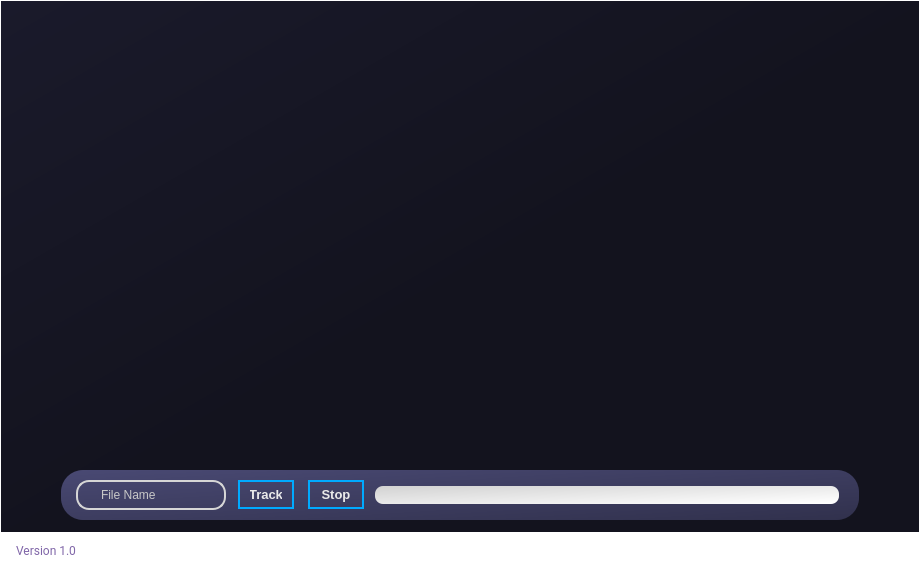
                 <widget class="QWidget" name="main_body_container" native="true">
                  <property name="sizePolicy">
                   <sizepolicy hsizetype="Expanding" vsizetype="Preferred">
                    <horstretch>0</horstretch>
                    <verstretch>0</verstretch>
                   </sizepolicy>
                  </property>
                  <property name="styleSheet">
                   <string notr="true">background-color:transparent;</string>
                  </property>
                  <layout class="QVBoxLayout" name="verticalLayout">
                   <property name="spacing">
                    <number>0</number>
                   </property>
                   <property name="leftMargin">
                    <number>0</number>
                   </property>
                   <property name="topMargin">
                    <number>0</number>
                   </property>
                   <property name="rightMargin">
                    <number>0</number>
                   </property>
                   <property name="bottomMargin">
                    <number>0</number>
                   </property>
                   <item>
                    <widget class="QFrame" name="frame_3">
                     <property name="frameShape">
                      <enum>QFrame::StyledPanel</enum>
                     </property>
                     <property name="frameShadow">
                      <enum>QFrame::Raised</enum>
                     </property>
                     <layout class="QHBoxLayout" name="horizontalLayout_15">
                      <property name="spacing">
                       <number>0</number>
                      </property>
                      <property name="leftMargin">
                       <number>0</number>
                      </property>
                      <property name="topMargin">
                       <number>0</number>
                      </property>
                      <property name="rightMargin">
                       <number>0</number>
                      </property>
                      <property name="bottomMargin">
                       <number>8</number>
                      </property>
                      <item>
                       <widget class="QWidget" name="map_container" native="true">
                        <property name="sizePolicy">
                         <sizepolicy hsizetype="Expanding" vsizetype="Expanding">
                          <horstretch>0</horstretch>
                          <verstretch>0</verstretch>
                         </sizepolicy>
                        </property>
                        <property name="minimumSize">
                         <size>
                          <width>0</width>
                          <height>0</height>
                         </size>
                        </property>
                        <property name="maximumSize">
                         <size>
                          <width>16777215</width>
                          <height>16777215</height>
                         </size>
                        </property>
                        <property name="styleSheet">
                         <string notr="true">QWidget #map_container{
background-color: qlineargradient(spread:pad, x1:0, y1:0, x2:1, y2:1, stop:0 rgba(26, 26, 43, 255), stop:0.521368 rgba(19, 19, 30, 255));
}</string>
                        </property>
                        <layout class="QVBoxLayout" name="verticalLayout_5" stretch="0,0">
                         <property name="spacing">
                          <number>0</number>
                         </property>
                         <property name="leftMargin">
                          <number>0</number>
                         </property>
                         <property name="topMargin">
                          <number>0</number>
                         </property>
                         <property name="rightMargin">
                          <number>0</number>
                         </property>
                         <property name="bottomMargin">
                          <number>8</number>
                         </property>
                         <item>
                          <widget class="QWidget" name="video_widget" native="true">
                           <property name="sizePolicy">
                            <sizepolicy hsizetype="Expanding" vsizetype="Expanding">
                             <horstretch>0</horstretch>
                             <verstretch>0</verstretch>
                            </sizepolicy>
                           </property>
                           <property name="minimumSize">
                            <size>
                             <width>918</width>
                             <height>468</height>
                            </size>
                           </property>
                           <property name="styleSheet">
                            <string notr="true"/>
                           </property>
                           <layout class="QVBoxLayout" name="verticalLayout_6">
                            <property name="bottomMargin">
                             <number>10</number>
                            </property>
                            <item>
                             <widget class="QLabel" name="video_label">
                              <property name="sizePolicy">
                               <sizepolicy hsizetype="Expanding" vsizetype="Expanding">
                                <horstretch>0</horstretch>
                                <verstretch>0</verstretch>
                               </sizepolicy>
                              </property>
                              <property name="minimumSize">
                               <size>
                                <width>900</width>
                                <height>450</height>
                               </size>
                              </property>
                              <property name="styleSheet">
                               <string notr="true"/>
                              </property>
                              <property name="text">
                               <string/>
                              </property>
                              <property name="wordWrap">
                               <bool>false</bool>
                              </property>
                             </widget>
                            </item>
                           </layout>
                          </widget>
                         </item>
                         <item alignment="Qt::AlignVCenter">
                          <widget class="QWidget" name="widget_2" native="true">
                           <property name="sizePolicy">
                            <sizepolicy hsizetype="Expanding" vsizetype="Preferred">
                             <horstretch>0</horstretch>
                             <verstretch>0</verstretch>
                            </sizepolicy>
                           </property>
                           <property name="minimumSize">
                            <size>
                             <width>0</width>
                             <height>0</height>
                            </size>
                           </property>
                           <property name="styleSheet">
                            <string notr="true"/>
                           </property>
                           <layout class="QHBoxLayout" name="horizontalLayout_14" stretch="8">
                            <property name="spacing">
                             <number>0</number>
                            </property>
                            <property name="leftMargin">
                             <number>60</number>
                            </property>
                            <property name="topMargin">
                             <number>0</number>
                            </property>
                            <property name="rightMargin">
                             <number>60</number>
                            </property>
                            <property name="bottomMargin">
                             <number>4</number>
                            </property>
                            <item alignment="Qt::AlignVCenter">
                             <widget class="QFrame" name="frame_4">
                              <property name="sizePolicy">
                               <sizepolicy hsizetype="Expanding" vsizetype="Preferred">
                                <horstretch>0</horstretch>
                                <verstretch>0</verstretch>
                               </sizepolicy>
                              </property>
                              <property name="minimumSize">
                               <size>
                                <width>0</width>
                                <height>0</height>
                               </size>
                              </property>
                              <property name="maximumSize">
                               <size>
                                <width>16777215</width>
                                <height>16777215</height>
                               </size>
                              </property>
                              <property name="styleSheet">
                               <string notr="true">QFrame #frame_4{
background-color: qlineargradient(spread:pad, x1:0, y1:0, x2:1, y2:1, stop:0 rgba(73, 73, 115, 255), stop:0.991368 rgba(49, 49, 77, 255));
border-radius: 22px;
}

</string>
                              </property>
                              <property name="frameShape">
                               <enum>QFrame::StyledPanel</enum>
                              </property>
                              <property name="frameShadow">
                               <enum>QFrame::Raised</enum>
                              </property>
                              <layout class="QHBoxLayout" name="horizontalLayout_5" stretch="1,1,6">
                               <property name="spacing">
                                <number>4</number>
                               </property>
                               <property name="leftMargin">
                                <number>5</number>
                               </property>
                               <property name="topMargin">
                                <number>0</number>
                               </property>
                               <property name="rightMargin">
                                <number>20</number>
                               </property>
                               <property name="bottomMargin">
                                <number>0</number>
                               </property>
                               <item>
                                <widget class="QFrame" name="frame_6">
                                 <property name="styleSheet">
                                  <string notr="true"/>
                                 </property>
                                 <property name="frameShape">
                                  <enum>QFrame::StyledPanel</enum>
                                 </property>
                                 <property name="frameShadow">
                                  <enum>QFrame::Raised</enum>
                                 </property>
                                 <layout class="QHBoxLayout" name="horizontalLayout_6">
                                  <property name="rightMargin">
                                   <number>0</number>
                                  </property>
                                  <item alignment="Qt::AlignVCenter">
                                   <widget class="QFrame" name="frame_14">
                                    <property name="minimumSize">
                                     <size>
                                      <width>150</width>
                                      <height>30</height>
                                     </size>
                                    </property>
                                    <property name="styleSheet">
                                     <string notr="true">QFrame #frame_14 {
border: 2px solid; 
	border-color: rgb(214, 214, 214);
border-radius:13px;
}</string>
                                    </property>
                                    <property name="frameShape">
                                     <enum>QFrame::StyledPanel</enum>
                                    </property>
                                    <property name="frameShadow">
                                     <enum>QFrame::Raised</enum>
                                    </property>
                                    <layout class="QHBoxLayout" name="horizontalLayout_8">
                                     <property name="topMargin">
                                      <number>4</number>
                                     </property>
                                     <property name="bottomMargin">
                                      <number>4</number>
                                     </property>
                                     <item>
                                      <widget class="QLabel" name="file_name_label">
                                       <property name="minimumSize">
                                        <size>
                                         <width>100</width>
                                         <height>0</height>
                                        </size>
                                       </property>
                                       <property name="maximumSize">
                                        <size>
                                         <width>100</width>
                                         <height>16777215</height>
                                        </size>
                                       </property>
                                       <property name="text">
                                        <string>&lt;html&gt;&lt;head/&gt;&lt;body&gt;&lt;p&gt;&lt;span style=&quot; color:#c8c8c8;&quot;&gt;File Name&lt;/span&gt;&lt;/p&gt;&lt;/body&gt;&lt;/html&gt;</string>
                                       </property>
                                       <property name="wordWrap">
                                        <bool>false</bool>
                                       </property>
                                      </widget>
                                     </item>
                                    </layout>
                                   </widget>
                                  </item>
                                 </layout>
                                </widget>
                               </item>
                               <item alignment="Qt::AlignVCenter">
                                <widget class="QFrame" name="frame_7">
                                 <property name="minimumSize">
                                  <size>
                                   <width>140</width>
                                   <height>0</height>
                                  </size>
                                 </property>
                                 <property name="styleSheet">
                                  <string notr="true">QPushButton{
text-align:center;
padding: 5px 5px;
border-radius: 5px;
}

QPushButton:hover {
    background-color:  #4b4b77;
}

QPushButton:pressed {	
   
	background-color:  #58588d;
    color: rgb(255, 255, 255);
}</string>
                                 </property>
                                 <property name="frameShape">
                                  <enum>QFrame::StyledPanel</enum>
                                 </property>
                                 <property name="frameShadow">
                                  <enum>QFrame::Raised</enum>
                                 </property>
                                 <layout class="QHBoxLayout" name="horizontalLayout_12">
                                  <property name="spacing">
                                   <number>0</number>
                                  </property>
                                  <property name="leftMargin">
                                   <number>0</number>
                                  </property>
                                  <property name="topMargin">
                                   <number>0</number>
                                  </property>
                                  <property name="rightMargin">
                                   <number>0</number>
                                  </property>
                                  <property name="bottomMargin">
                                   <number>0</number>
                                  </property>
                                  <item alignment="Qt::AlignHCenter">
                                   <widget class="QFrame" name="frame_13">
                                    <property name="minimumSize">
                                     <size>
                                      <width>0</width>
                                      <height>0</height>
                                     </size>
                                    </property>
                                    <property name="frameShape">
                                     <enum>QFrame::StyledPanel</enum>
                                    </property>
                                    <property name="frameShadow">
                                     <enum>QFrame::Raised</enum>
                                    </property>
                                    <layout class="QHBoxLayout" name="horizontalLayout_7">
                                     <property name="spacing">
                                      <number>12</number>
                                     </property>
                                     <property name="leftMargin">
                                      <number>4</number>
                                     </property>
                                     <property name="topMargin">
                                      <number>0</number>
                                     </property>
                                     <property name="rightMargin">
                                      <number>4</number>
                                     </property>
                                     <property name="bottomMargin">
                                      <number>0</number>
                                     </property>
                                     <item alignment="Qt::AlignHCenter">
                                      <widget class="QFrame" name="frame_11">
                                       <property name="frameShape">
                                        <enum>QFrame::StyledPanel</enum>
                                       </property>
                                       <property name="frameShadow">
                                        <enum>QFrame::Raised</enum>
                                       </property>
                                       <layout class="QVBoxLayout" name="verticalLayout_11">
                                        <property name="spacing">
                                         <number>0</number>
                                        </property>
                                        <property name="leftMargin">
                                         <number>0</number>
                                        </property>
                                        <property name="topMargin">
                                         <number>0</number>
                                        </property>
                                        <property name="rightMargin">
                                         <number>0</number>
                                        </property>
                                        <property name="bottomMargin">
                                         <number>0</number>
                                        </property>
                                        <item>
                                         <widget class="QPushButton" name="play_btn">
                                          <property name="font">
                                           <font>
                                            <pointsize>10</pointsize>
                                            <bold>true</bold>
                                           </font>
                                          </property>
                                          <property name="styleSheet">
                                           <string notr="true">border-radius: 15px;
border: 2px solid; 
border-color:rgb(83, 89, 98);
border-color: rgb(0, 170, 255);
padding: 5px 10px;
color: #eaeaea;</string>
                                          </property>
                                          <property name="text">
                                           <string>Track</string>
                                          </property>
                                          <property name="iconSize">
                                           <size>
                                            <width>20</width>
                                            <height>20</height>
                                           </size>
                                          </property>
                                         </widget>
                                        </item>
                                       </layout>
                                      </widget>
                                     </item>
                                     <item alignment="Qt::AlignHCenter">
                                      <widget class="QFrame" name="frame_12">
                                       <property name="frameShape">
                                        <enum>QFrame::StyledPanel</enum>
                                       </property>
                                       <property name="frameShadow">
                                        <enum>QFrame::Raised</enum>
                                       </property>
                                       <layout class="QVBoxLayout" name="verticalLayout_12">
                                        <property name="spacing">
                                         <number>0</number>
                                        </property>
                                        <property name="leftMargin">
                                         <number>0</number>
                                        </property>
                                        <property name="topMargin">
                                         <number>0</number>
                                        </property>
                                        <property name="rightMargin">
                                         <number>0</number>
                                        </property>
                                        <property name="bottomMargin">
                                         <number>0</number>
                                        </property>
                                        <item>
                                         <widget class="QPushButton" name="stop_btn">
                                          <property name="font">
                                           <font>
                                            <pointsize>10</pointsize>
                                            <bold>true</bold>
                                           </font>
                                          </property>
                                          <property name="styleSheet">
                                           <string notr="true">border-radius: 15px;
border: 2px solid; 
border-color:rgb(83, 89, 98);
border-color: rgb(0, 170, 255);
padding: 5px 12px;
color: #eaeaea;</string>
                                          </property>
                                          <property name="text">
                                           <string>Stop</string>
                                          </property>
                                          <property name="iconSize">
                                           <size>
                                            <width>20</width>
                                            <height>20</height>
                                           </size>
                                          </property>
                                         </widget>
                                        </item>
                                       </layout>
                                      </widget>
                                     </item>
                                    </layout>
                                   </widget>
                                  </item>
                                 </layout>
                                </widget>
                               </item>
                               <item alignment="Qt::AlignVCenter">
                                <widget class="QProgressBar" name="progress_bar">
                                 <property name="minimumSize">
                                  <size>
                                   <width>0</width>
                                   <height>18</height>
                                  </size>
                                 </property>
                                 <property name="maximumSize">
                                  <size>
                                   <width>16777215</width>
                                   <height>10</height>
                                  </size>
                                 </property>
                                 <property name="styleSheet">
                                  <string notr="true">QProgressBar
{
padding: 3px 5px;
background-color: qlineargradient(spread:pad, x2:1, y1:0, x1:0, y2:1, stop:0 rgba(210, 210, 210, 255), stop:0.971368 rgba(255, 255, 255, 255));

border-radius: 8px;
color: transparent;
}
QProgressBar::chunk 
{
background-color: qlineargradient(spread:pad, x2:1, y1:0, x1:0, y2:1, stop:0 rgba(138, 85, 244, 255), stop:0.571368 rgba(170, 170, 255, 255));
border-radius : 2px;
} </string>
                                 </property>
                                 <property name="value">
                                  <number>0</number>
                                 </property>
                                 <property name="textVisible">
                                  <bool>true</bool>
                                 </property>
                                </widget>
                               </item>
                              </layout>
                             </widget>
                            </item>
                           </layout>
                          </widget>
                         </item>
                        </layout>
                       </widget>
                      </item>
                     </layout>
                    </widget>
                   </item>
                   <item>
                    <widget class="QFrame" name="credits_bar">
                     <property name="maximumSize">
                      <size>
                       <width>16777215</width>
                       <height>20</height>
                      </size>
                     </property>
                     <property name="styleSheet">
                      <string notr="true">background-color: transparent;</string>
                     </property>
                     <property name="frameShape">
                      <enum>QFrame::NoFrame</enum>
                     </property>
                     <property name="frameShadow">
                      <enum>QFrame::Raised</enum>
                     </property>
                     <layout class="QHBoxLayout" name="horizontalLayout_17">
                      <property name="spacing">
                       <number>0</number>
                      </property>
                      <property name="leftMargin">
                       <number>0</number>
                      </property>
                      <property name="topMargin">
                       <number>0</number>
                      </property>
                      <property name="rightMargin">
                       <number>0</number>
                      </property>
                      <property name="bottomMargin">
                       <number>0</number>
                      </property>
                      <item>
                       <widget class="QFrame" name="credits_bar_2">
                        <property name="maximumSize">
                         <size>
                          <width>16777215</width>
                          <height>20</height>
                         </size>
                        </property>
                        <property name="styleSheet">
                         <string notr="true">QFrame #credits_bar{
background-color:transparent;
border-top-left-radius: 0px;
border-bottom-left-radius: 0px;
border-top-right-radius: 0px;
border-bottom-right-radius: 10px;
}
</string>
                        </property>
                        <property name="frameShape">
                         <enum>QFrame::NoFrame</enum>
                        </property>
                        <property name="frameShadow">
                         <enum>QFrame::Raised</enum>
                        </property>
                        <layout class="QHBoxLayout" name="horizontalLayout_2">
                         <property name="spacing">
                          <number>0</number>
                         </property>
                         <property name="leftMargin">
                          <number>0</number>
                         </property>
                         <property name="topMargin">
                          <number>0</number>
                         </property>
                         <property name="rightMargin">
                          <number>0</number>
                         </property>
                         <property name="bottomMargin">
                          <number>0</number>
                         </property>
                         <item>
                          <widget class="QFrame" name="frame_label_credits">
                           <property name="frameShape">
                            <enum>QFrame::StyledPanel</enum>
                           </property>
                           <property name="frameShadow">
                            <enum>QFrame::Raised</enum>
                           </property>
                           <layout class="QVBoxLayout" name="verticalLayout_3">
                            <property name="spacing">
                             <number>0</number>
                            </property>
                            <property name="leftMargin">
                             <number>15</number>
                            </property>
                            <property name="topMargin">
                             <number>0</number>
                            </property>
                            <property name="rightMargin">
                             <number>0</number>
                            </property>
                            <property name="bottomMargin">
                             <number>0</number>
                            </property>
                            <item>
                             <widget class="QLabel" name="label_credits">
                              <property name="font">
                               <font>
                                <family>Roboto</family>
                               </font>
                              </property>
                              <property name="styleSheet">
                               <string notr="true">color: rgb(128, 102, 168);</string>
                              </property>
                              <property name="text">
                               <string>&lt;html&gt;&lt;head/&gt;&lt;body&gt;&lt;p&gt;Version 1.0&lt;/p&gt;&lt;/body&gt;&lt;/html&gt;</string>
                              </property>
                             </widget>
                            </item>
                           </layout>
                          </widget>
                         </item>
                         <item>
                          <widget class="QFrame" name="frame_grip">
                           <property name="minimumSize">
                            <size>
                             <width>25</width>
                             <height>25</height>
                            </size>
                           </property>
                           <property name="maximumSize">
                            <size>
                             <width>25</width>
                             <height>25</height>
                            </size>
                           </property>
                           <property name="styleSheet">
                            <string notr="true"/>
                           </property>
                           <property name="frameShape">
                            <enum>QFrame::StyledPanel</enum>
                           </property>
                           <property name="frameShadow">
                            <enum>QFrame::Raised</enum>
                           </property>
                           <layout class="QHBoxLayout" name="horizontalLayout_16">
                            <property name="spacing">
                             <number>0</number>
                            </property>
                            <property name="leftMargin">
                             <number>0</number>
                            </property>
                            <property name="topMargin">
                             <number>0</number>
                            </property>
                            <property name="rightMargin">
                             <number>0</number>
                            </property>
                            <property name="bottomMargin">
                             <number>15</number>
                            </property>
                            <item alignment="Qt::AlignRight">
                             <widget class="QLabel" name="grip_label">
                              <property name="minimumSize">
                               <size>
                                <width>20</width>
                                <height>20</height>
                               </size>
                              </property>
                              <property name="styleSheet">
                               <string notr="true">image: url(:/icons/icons/grip.png);</string>
                              </property>
                              <property name="text">
                               <string/>
                              </property>
                             </widget>
                            </item>
                           </layout>
                          </widget>
                         </item>
                        </layout>
                       </widget>
                      </item>
                     </layout>
                    </widget>
                   </item>
                  </layout>
                 </widget>
